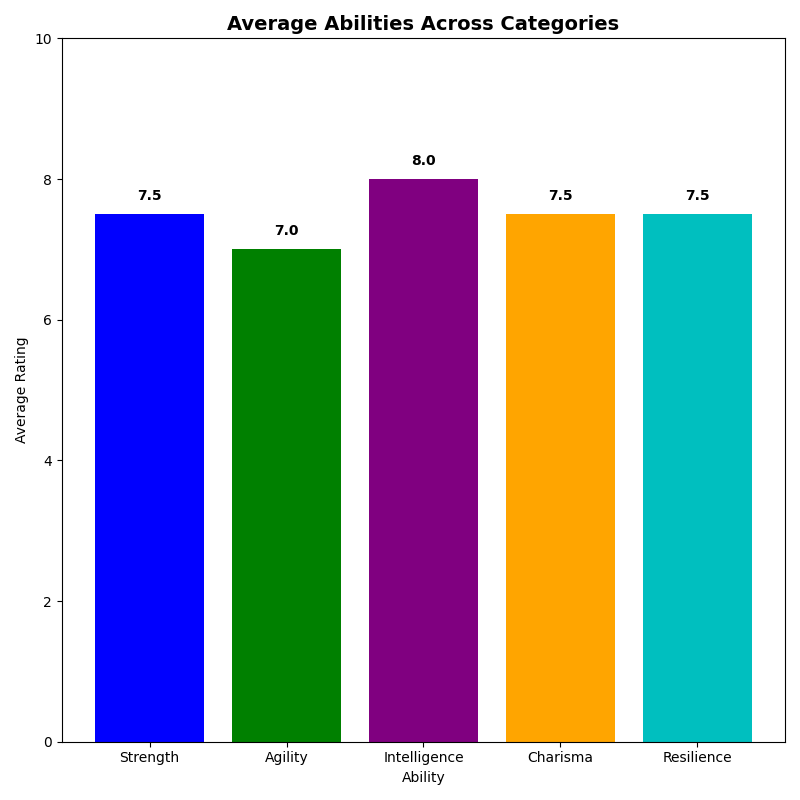

Write the Python code that produced this figure.
import matplotlib.pyplot as plt
import numpy as np

# Define the categories and data for different adventurers' abilities
categories = ['Strength', 'Agility', 'Intelligence', 'Charisma', 'Resilience']
num_vars = len(categories)

# Data for each adventurer
arthur = [8, 6, 7, 9, 8]
morgana = [7, 8, 9, 6, 7]

# Average data across remaining adventurers
average_abilities = [
    np.mean([arthur[i], morgana[i]]) 
    for i in range(num_vars)
]

# Initialize the figure
fig, ax = plt.subplots(figsize=(8, 8))

# Create bar chart
ax.bar(categories, average_abilities, color=['b', 'g', 'purple', 'orange', 'c'])
ax.set_ylim(0, 10)
ax.set_title('Average Abilities Across Categories', fontsize=14, fontweight='bold')
ax.set_ylabel('Average Rating')
ax.set_xlabel('Ability')
for i, score in enumerate(average_abilities):
    ax.text(i, score + 0.2, f'{score:.1f}', ha='center', color='black', fontweight='bold')

# Automatically adjust the layout for optimal spacing
plt.tight_layout()

# Display the chart
plt.show()
